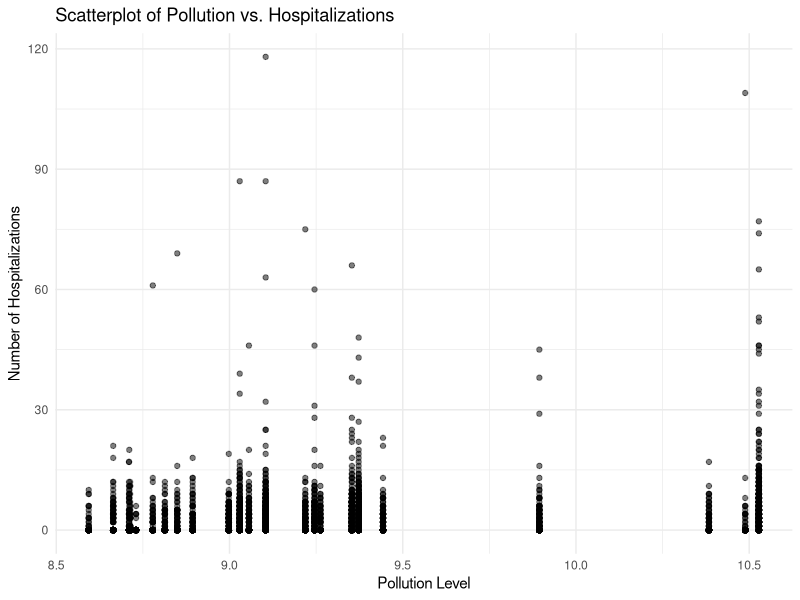
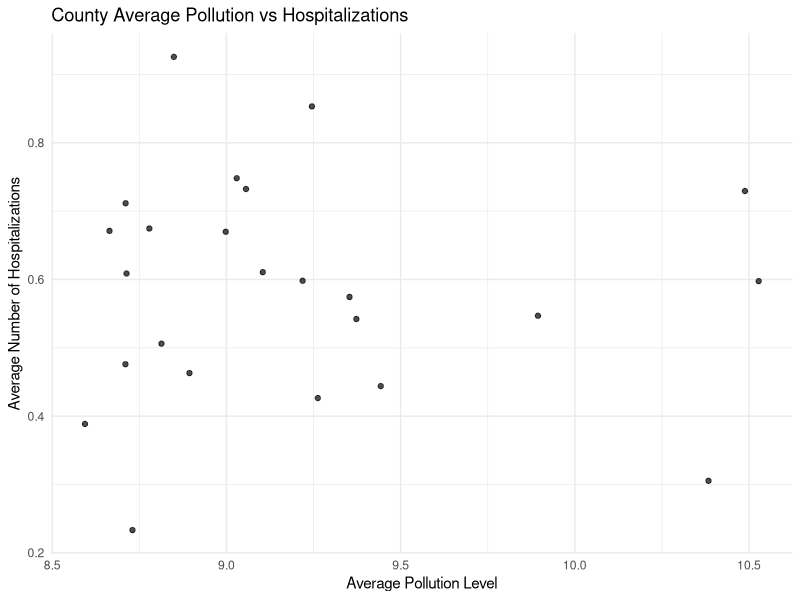

Source code (R) for these figures, in order:
## ---- chunk 1
knitr::opts_chunk$set(echo = TRUE, eval = TRUE,  
                      warning = FALSE, message = FALSE, 
                      fig.align = "center",
                      R.options = list(max.print=100))

# Edit the file starting below
## ---- chunk 2
library(tidyverse)

## Read in the 'people.csv' dataset
people <- read_csv("people.csv")
## ---- chunk 3
## Read in the 'exposure.csv' dataset
exposure <- read_csv("exposure.csv")

## ---- chunk 4
## Read in the 'healthcare.csv' dataset
healthcare <- read_csv("healthcare.csv")

## ---- chunk 5
## Count the number of hospitalizations per person
most_hospitalizations <- healthcare %>%
  count(id, name = "hospitalization_count") %>%
  arrange(desc(hospitalization_count)) %>%
  slice(1)

most_hospitalizations

## ---- chunk 6
## Count hospitalizations for males
maleforhospitalizations <- healthcare %>%
  inner_join(people, by = "id") %>%
  filter(gender == "M") %>%
  nrow()

maleforhospitalizations

## ---- chunk 7
## Count total hospitalizations for people under the age of 10
totalhospitalizationsless10 <- healthcare %>%
  inner_join(people, by = "id") %>%
  filter(age < 10) %>%
  nrow()
totalhospitalizationsless10

## ---- chunk 8
## Get average pollution exposure for people under 6
avgexposureless6 <- people %>%
  filter(age < 6) %>%
  inner_join(exposure, by = "county") %>%
  summarize(mean(pollution, na.rm = TRUE)) %>%
  pull()

avgexposureless6


## ---- chunk 9
## Create grouphealth and find the 5th highest hospitalization ID
fifth_highestid <- healthcare %>%
  count(id, name = "n") %>%
  arrange(desc(n)) %>%
  slice(5) %>%
  pull(id)

fifth_highestid
## ---- chunk 10
## Create grouphealth first and peoplehealth using left_join and sorting number of NAs.
grouphealth <- healthcare %>%
  count(id, name = "n")

peoplehealth <- people %>%
  left_join(grouphealth, by = "id")

nacount <- peoplehealth %>%
  filter(is.na(n)) %>%
  nrow()

nacount

## ---- chunk 11
## Replace NA values with 0 in n. Merge with exposure data frame.

peoplehealth <- peoplehealth %>%
  mutate(n = replace(n, is.na(n), 0))

alldata <- peoplehealth %>%
  inner_join(exposure, by = "county")

head(alldata)

## ---- chunk 12
## Scatterplot of pollution vs. number of hospitalizations
ggplot(alldata, aes(x = pollution, y = n)) +
  geom_point(alpha = 0.5) +
  labs(
    x = "Pollution Level",
    y = "Number of Hospitalizations",
    title = "Scatterplot of Pollution vs. Hospitalizations"
  ) +
  theme_minimal()

## ---- chunk 13
## Calculate county averages for hospitalizations and pollution and generate scatterplot of county average pollution vs. average hospitalizations

countyavg <- alldata %>%
  group_by(county) %>%
  summarize(avg_hospital = mean(n),
            avg_poll = mean(pollution))

ggplot(countyavg, aes(x = avg_poll, y = avg_hospital)) +
  geom_point(alpha = 0.7) +
  labs(
    x = "Average Pollution Level",
    y = "Average Number of Hospitalizations",
    title = "County Average Pollution vs Hospitalizations"
  ) +
  theme_minimal()
## ---- chunk 14
## Count IDs in people not present in healthcare using left_join and checking NA
nohospital <- people %>%
  left_join(healthcare, by = "id") %>%
  filter(is.na(diagnosis)) %>%  
  nrow()

nohospital
